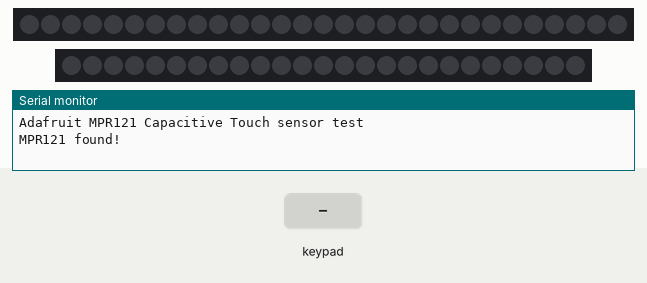
Recording of a sketch running on a simulated Arduino Leonardo, built with avr-gcc and run on an emulated ATmega32U4. On the bench: 29 RGB LEDs in strip order, left to right, 25 RGB LEDs in strip order, left to right, the last lines printed to the serial monitor. Inputs (shaded band) come from the test bench. Colours are those a GRB WS2812 strip shows for the declared byte order.

Above: at 1.2 s.
1.3 s: key '1' pressed
At 2.2 s:
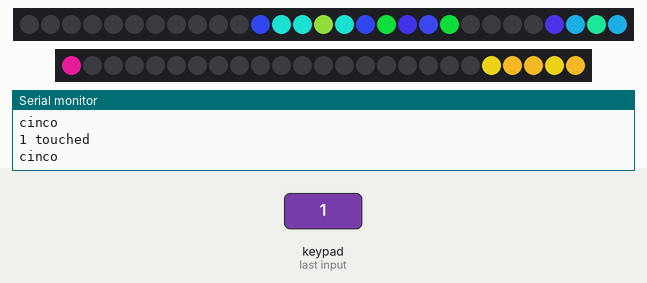
2.8 s: keypad keys 2 5 pressed 0.4 s apart
At 4.7 s:
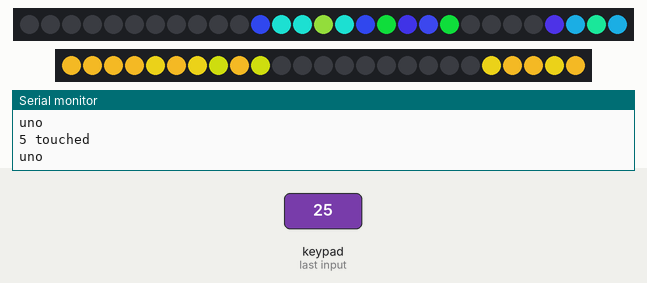
5.1 s: key '3' pressed
At 6.1 s:
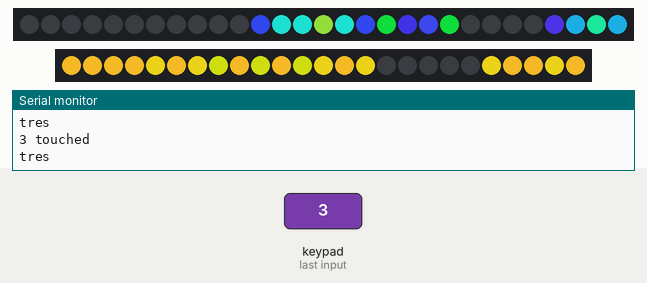
6.6 s: key '4' pressed
At 7.0 s:
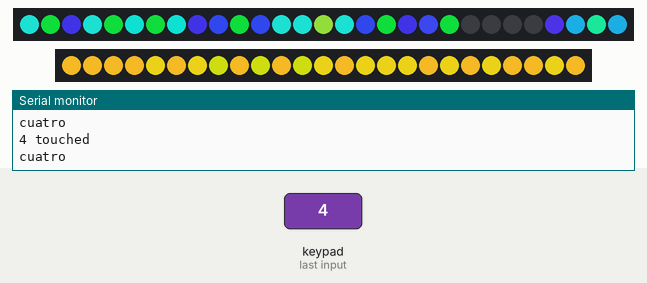
8.1 s: keypad keys 1 2 A pressed 0.4 s apart
10.8 s: key '0' pressed
At 11.2 s:
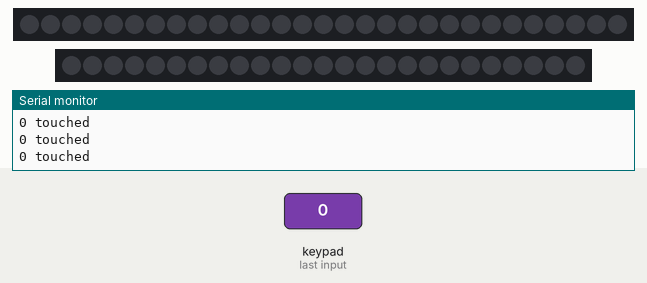
Timing chart, 0 to 13.3 s (numbered marks = the images above; inputs shaded):
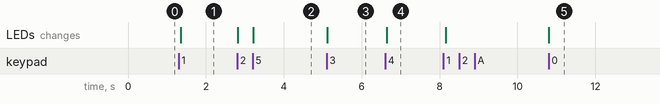

The sketch:

TouchLEDstrip.ino
```cpp
//Capacitive sensor and LED strip
//Libraries
#include <FastLED.h>

//Initialize Strips
#define LED_PIN     6
#define NUM_LEDS    25
#define BRIGHTNESS  255

#define LED_PIN2     8
#define NUM_LEDS2    29
#define BRIGHTNESS2  255


#define UPDATES_PER_SECOND 100

CRGB fuzzy[NUM_LEDS];
CRGB strip[NUM_LEDS2];

//Capacitive sensor initialization
#include <Wire.h>
#include "Adafruit_MPR121.h"

#ifndef _BV
#define _BV(bit) (1 << (bit))
#endif

// You can have up to 4 on one i2c bus but one is enough for testing!
Adafruit_MPR121 cap = Adafruit_MPR121();

// Keeps track of the last pins touched
// so we know when buttons are 'released'
uint8_t br[2];// brightness
uint16_t lasttouched = 0;
uint16_t currtouched = 0;

void setup() {
  Serial.begin(9600);
  // GRB color code for strip
  LEDS.addLeds<WS2812, LED_PIN2, RGB>(strip, NUM_LEDS2);
  // RGB color code for fuzzy leds
  LEDS.addLeds<WS2811, LED_PIN, RGB>(fuzzy, NUM_LEDS);

//To give different values of brightness for both strips
br[0]= 250;
br[1]= 50;

LEDS.show();

   while (!Serial) { // needed to keep leonardo/micro from starting too fast!
    delay(10);
  }

  Serial.println("Adafruit MPR121 Capacitive Touch sensor test");

  // Default address is 0x5A, if tied to 3.3V its 0x5B
  // If tied to SDA its 0x5C and if SCL then 0x5D
  if (!cap.begin(0x5A)) {
    Serial.println("MPR121 not found, check wiring?");
    while (1);
  }
  Serial.println("MPR121 found!");

}

void loop() {

  //Brightness initialization
  LEDS[0].setCorrection(CRGB(br[0],br[0],br[0]));
  LEDS[1].setCorrection(CRGB(br[1],br[1],br[1]));

 // Get the currently touched pads
  currtouched = cap.touched();

  for (uint8_t i=0; i<12; i++) {
    // it if *is* touched and *wasnt* touched before, alert!
    if ((currtouched & _BV(i)) && !(lasttouched & _BV(i)) ) {
      Serial.print(i); Serial.println(" touched");
    }
    // if it *was* touched and now *isnt*, alert!
    if (!(currtouched & _BV(i)) && (lasttouched & _BV(i)) ) {
      Serial.print(i); Serial.println(" released");
    }
  }

  //Commands for every sensor when is touched
  if(currtouched & _BV(5)){
    Serial.println("uno");
    fuzzy[0] = CRGB ::Goldenrod;
    FastLED.show();
    fuzzy[1] = CRGB::Goldenrod;
    FastLED.show();
    fuzzy[2] = CRGB::Goldenrod;
    FastLED.show();
    fuzzy[3] = CRGB::Goldenrod;
    FastLED.show();
    fuzzy[4] = CRGB( 190,170,20);
    FastLED.show();
  }

  if(currtouched & _BV(2)){
    Serial.println("dos");
    fuzzy[5] = CRGB::Goldenrod;
    FastLED.show();
     fuzzy[6] = CRGB( 190,170,20);
    FastLED.show();
    fuzzy[7] = CRGB( 140,150,10);
    FastLED.show();
    fuzzy[8] = CRGB::Goldenrod;
    FastLED.show();
    fuzzy[9] = CRGB( 140,150,10);
    FastLED.show();
  }

  if(currtouched & _BV(3)){
    Serial.println("tres");
    fuzzy[10] = CRGB::Goldenrod;
    FastLED.show();
    fuzzy[11] = CRGB( 140,150,10);
    FastLED.show();
    fuzzy[12] = CRGB( 190,170,20);
    FastLED.show();
    fuzzy[13] = CRGB::Goldenrod;
    FastLED.show();
    fuzzy[14] = CRGB( 190,170,20);
    FastLED.show();
  }

  if(currtouched & _BV(4)){
    Serial.println("cuatro");
      fuzzy[15] = CRGB( 190,170,20);
    FastLED.show();
    fuzzy[16] = CRGB( 190,170,20);
    FastLED.show();
    fuzzy[17] = CRGB::Goldenrod;
    FastLED.show();
     fuzzy[18] = CRGB( 190,170,20);
    FastLED.show();
    fuzzy[19] = CRGB::Goldenrod;

   //Cinta
    strip[0] = CRGB(160,20,150);
    FastLED.show();
    strip[1] = CRGB( 150, 10, 40);
    FastLED.show();
    strip[2] = CRGB(40,50,180);
    FastLED.show();
    strip[3] = CRGB(160,20,150);
    FastLED.show();
    strip[4] = CRGB( 150, 10, 40);
    FastLED.show();
    strip[5] = CRGB(160,10,150);
    FastLED.show();
     strip[6] = CRGB( 150, 10, 40);
    FastLED.show();
    strip[7] = CRGB(160,10,150);
    FastLED.show();
    strip[8] = CRGB(40,50,180);
    FastLED.show();
    strip[9] = CRGB( 60, 40, 200);
    FastLED.show();
    strip[10] = CRGB( 150, 10, 40);
    FastLED.show();
  }
  if(currtouched & _BV(1)){
    Serial.println("cinco");

    fuzzy[20] = CRGB( 190,170,20);
    FastLED.show();
    fuzzy[21] = CRGB::Goldenrod;
    FastLED.show();
    fuzzy[22] = CRGB::Goldenrod;
    FastLED.show();
    fuzzy[23] = CRGB( 190,170,20);
    FastLED.show();
    fuzzy[24] = CRGB::Goldenrod;
    FastLED.show();


   //Cinta
    strip[18] = CRGB(40,50,180);
    FastLED.show();
    strip[19] = CRGB( 60, 50, 200);
    FastLED.show();
    strip[20] = CRGB( 150, 10, 40);
    FastLED.show();
    strip[11] = CRGB( 60, 40, 200);
    FastLED.show();
    strip[12] = CRGB(160,20,150);
    FastLED.show();
    strip[13] = CRGB(160,20,150);
    FastLED.show();
    strip[14] = CRGB( 150, 100, 40);
    FastLED.show();
    strip[15] = CRGB(160,20,150);
    FastLED.show();
    strip[16] = CRGB( 60, 40, 200);
    FastLED.show();
    strip[17] = CRGB( 150, 10, 40);
    FastLED.show();

    //colibri
    strip[27] = CRGB( 180,20,120);
    FastLED.show();
    strip[26] = CRGB( 130,20,170);
    FastLED.show();
    strip[25] = CRGB(40,60,180);
    FastLED.show();
    strip[28] = CRGB(130,20,170);
    FastLED.show();
    strip[29] = CRGB( 180,20,120);
    FastLED.show();

  }

  if(currtouched & _BV(0)){
    FastLED.clear();  // clear all pixel data
    FastLED.show();

  }

  }
```

Measured:
- after the input at 1.3 s, the LEDs: change after 0.05 s (image 1)
- after the input at 2.8 s, the LEDs: first change at once (image 2 shows a later state)
- after the input at 5.1 s, the LEDs: change at once (image 3)
- after the input at 6.6 s, the LEDs: change at once (image 4)
- after the input at 10.8 s, the LEDs: change at once (image 5)
